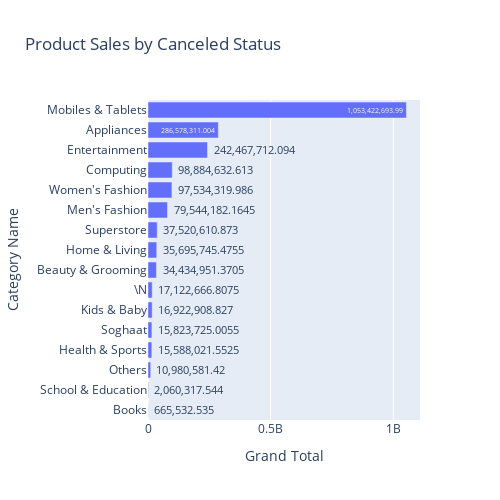

The notebook cell this image was saved under:
### Code cell
fig = px.bar(canceled_sales, x='grand_total', y='category_name', text='grand_total',
                labels={'category_name':'Category Name', 'grand_total':'Grand Total'},
                title='Product Sales by Canceled Status')
fig.update_traces(texttemplate='%{text:,}')

fig.update_layout(
    autosize=False,
    width=500,
    height=500
)
fig.show()

### Figure 1 — Plotly figure (JSON) as saved in the notebook; plotly's stock layout.template omitted (floating-point values rounded to 4 significant figures)
{"data": [{"alignmentgroup": "True", "hovertemplate": "Grand Total=%{text}<br>Category Name=%{y}<extra></extra>", "legendgroup": "", "marker": {"color": "#636efa", "pattern": {"shape": ""}}, "name": "", "offsetgroup": "", "orientation": "h", "showlegend": false, "text": [665500.0, 2060000.0, 10980000.0, 15590000.0, 15820000.0, 16920000.0, 17120000.0, 34430000.0, 35700000.0, 37520000.0, 79540000.0, 97530000.0, 98880000.0, 242500000.0, 286600000.0, 1053000000.0], "textposition": "auto", "texttemplate": "%{text:,}", "type": "bar", "x": [665500.0, 2060000.0, 10980000.0, 15590000.0, 15820000.0, 16920000.0, 17120000.0, 34430000.0, 35700000.0, 37520000.0, 79540000.0, 97530000.0, 98880000.0, 242500000.0, 286600000.0, 1053000000.0], "xaxis": "x", "y": ["Books", "School & Education", "Others", "Health & Sports", "Soghaat", "Kids & Baby", "\\N", "Beauty & Grooming", "Home & Living", "Superstore", "Men's Fashion", "Women's Fashion", "Computing", "Entertainment", "Appliances", "Mobiles & Tablets"], "yaxis": "y"}], "layout": {"autosize": false, "barmode": "relative", "height": 500, "legend": {"tracegroupgap": 0}, "title": {"text": "Product Sales by Canceled Status"}, "width": 500, "xaxis": {"anchor": "y", "domain": [0, 1], "title": {"text": "Grand Total"}}, "yaxis": {"anchor": "x", "domain": [0, 1], "title": {"text": "Category Name"}}}}
